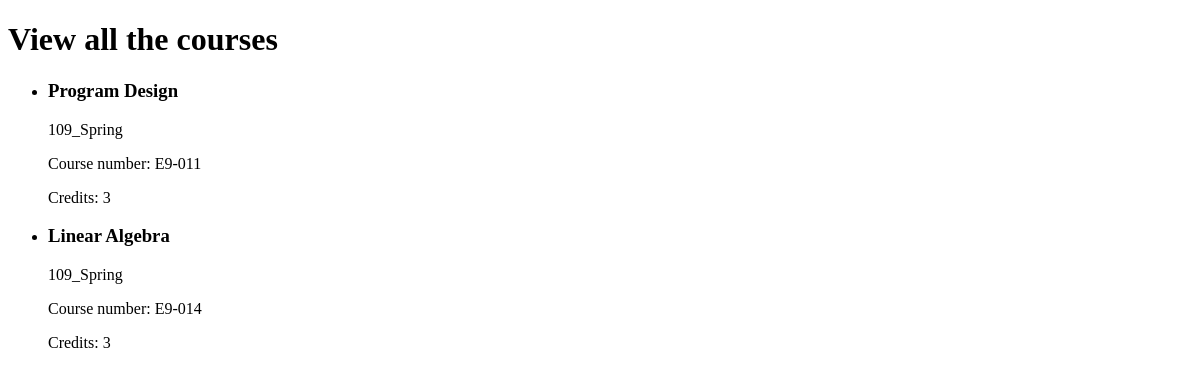
The app's page /learning/ListCourses, older data.
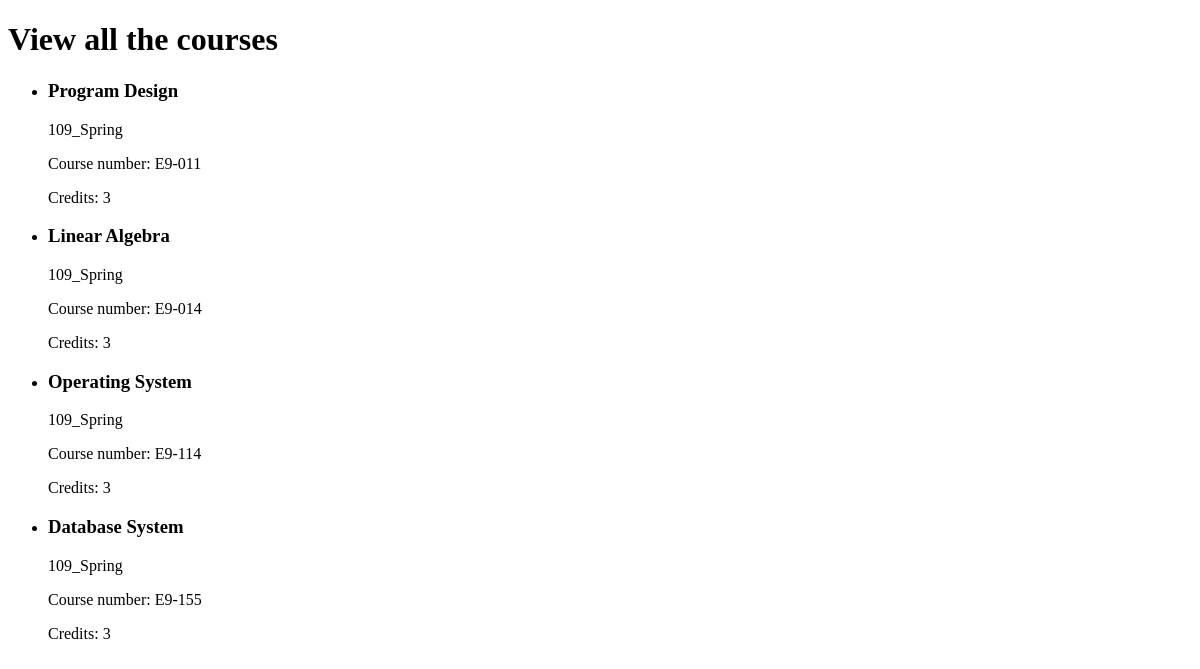
The same page, newer data.
### MainApp/models.py (models this page shows, shortened)
class Courses(db.Model):
    Semester = db.Column(db.VARCHAR(6), nullable = False)
    CourseNumber = db.Column(db.CHAR(6), primary_key = True)
    CourseName = db.Column(db.VARCHAR(50), nullable = False)
    Credits = db.Column(db.Integer)

### main.py (the view)
@app.route('/learning/ListCourses')
def listCourses():
    return learning.listAllCourses()

### MainApp/Learning/views.py (called while the page is built)
def listAllCourses():
    return render_template('learning/learning_courses_listAll.html', courses=Courses.query.all())

### MainApp/templates/learning/learning_courses_listAll.html (shortened to what this page needs)
<!doctype html>
<html>
    <body>
        <div class="courseContainer">
            <h1 class="courseContainer">View all the courses</h1>
            <ul class="courseList">
                {% for c in courses %}
                <li class="listItem">
                    <h3 class="listItem" id="courseName">{{c.CourseName}}</h3>
                    <p class="listItem" id="schoolYear&semester">{{c.Semester}}</p>
                    <p class="listItem" id="courseNumber">Course number: {{c.CourseNumber}}</p>
                    <p class="listItem" id="credits">Credits: {{c.Credits}}</p>
                </li>
                {% endfor %}
            </ul>
        </div>
    </body>
</html>

Row changes from the older to the newer data that the page shows:
added Courses: CourseName "Operating System", Semester "109_Spring", CourseNumber "E9-114", Credits "3"
added Courses: CourseName "Database System", Semester "109_Spring", CourseNumber "E9-155", Credits "3"
